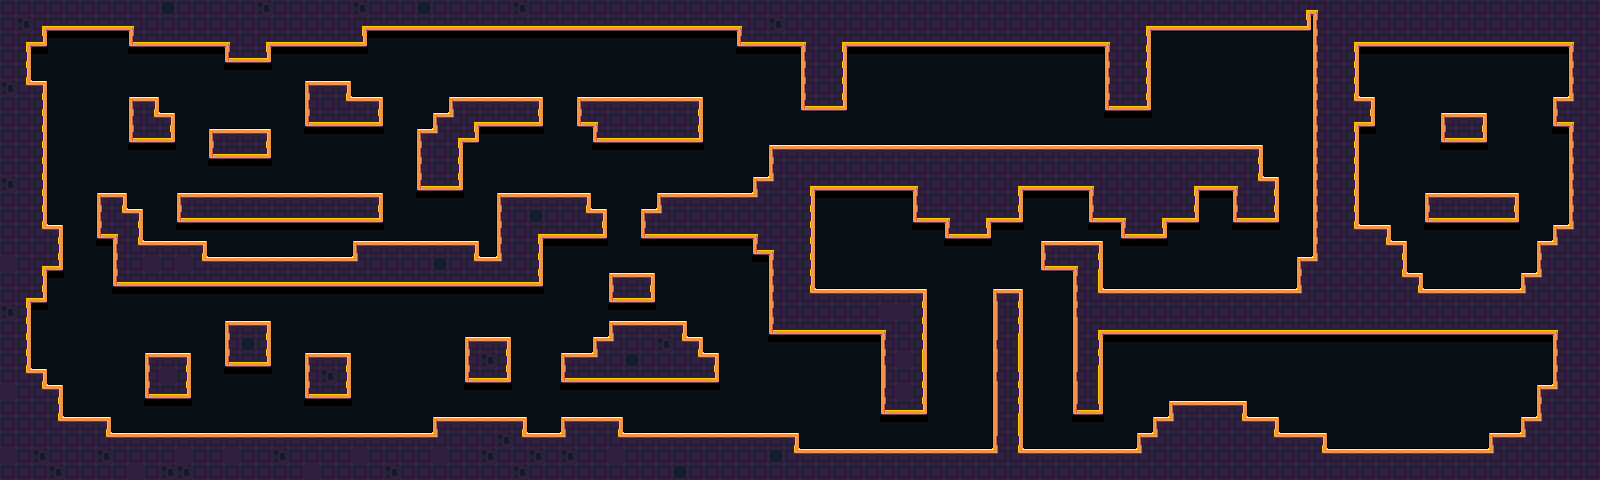

A level layout from a 2D game, rendered from its tile map. Below: a short description, then the map file with tile-grid data replaced by summaries:
An orthogonal 100x30 tile map with 16x16 px tiles, 2 tile layers (Background, Wals), 2 tilesets and 39 objects (2x Granade, 2x Ammo, Coin).

<map version="1.2" tiledversion="2019.04.25" orientation="orthogonal" renderorder="right-down" width="100" height="30" tilewidth="16" tileheight="16" infinite="0" nextlayerid="4" nextobjectid="73">
 <tileset firstgid="1" source="Autotiles.tsx" />
 <tileset firstgid="49" source="TMX_UNI_ObjectTypesIcon.tsx" />
 <layer id="1" name="Background" width="100" height="30">
  <data>[3000 cells, 3000 non-empty, 5 distinct tile ids]</data>
 </layer>
 <objectgroup id="3" name="GameItems">
  <object id="24" gid="49" x="208" y="128" width="16" height="16">
   <properties>
    <property name="Type" value="Health" />
   </properties>
  </object>
  <object id="25" name="Coin" gid="59" x="288" y="192" width="16" height="16">
   <properties>
    <property name="Type" value="Coin" />
   </properties>
  </object>
  <object id="26" gid="59" x="304" y="192" width="16" height="16">
   <properties>
    <property name="Type" value="Coin" />
   </properties>
  </object>
  <object id="27" gid="59" x="320" y="192" width="16" height="16">
   <properties>
    <property name="Type" value="Coin" />
   </properties>
  </object>
  <object id="28" gid="59" x="336" y="192" width="16" height="16">
   <properties>
    <property name="Type" value="Coin" />
   </properties>
  </object>
  <object id="29" type="Granade" gid="69" x="176" y="192" width="16" height="16">
   <properties>
    <property name="Type" value="Granade" />
   </properties>
  </object>
  <object id="30" type="Granade" gid="69" x="192" y="192" width="16" height="16">
   <properties>
    <property name="Type" value="Granade" />
   </properties>
  </object>
  <object id="31" type="Ammo" gid="79" x="225" y="192" width="16" height="16">
   <properties>
    <property name="Type" value="Ammo" />
   </properties>
  </object>
  <object id="32" type="Ammo" gid="79" x="242" y="192" width="16" height="16">
   <properties>
    <property name="Type" value="Ammo" />
   </properties>
  </object>
  <object id="33" gid="129" x="480" y="96" width="16" height="16">
   <properties>
    <property name="Name" value="StartPoint" />
    <property name="Type" value="PlayerStart" />
   </properties>
  </object>
  <object id="34" gid="139" x="1456" y="448" width="16" height="16">
   <properties>
    <property name="Type" value="NextScene" />
   </properties>
  </object>
  <object id="35" gid="179" x="864" y="144" width="16" height="16">
   <properties>
    <property name="Offset_x" type="float" value="-16" />
    <property name="Offset_y" type="float" value="-64" />
    <property name="Type" value="InfoPanel" />
   </properties>
  </object>
  <object id="37" gid="49" x="176" y="96" width="16" height="16">
   <properties>
    <property name="Type" value="Health" />
   </properties>
  </object>
  <object id="38" gid="49" x="192" y="112" width="16" height="16">
   <properties>
    <property name="Type" value="Health" />
   </properties>
  </object>
  <object id="39" gid="49" x="160" y="80" width="16" height="16">
   <properties>
    <property name="Type" value="Health" />
   </properties>
  </object>
  <object id="40" gid="259" x="944" y="144" width="16" height="16">
   <properties>
    <property name="Type" value="Hazard D" />
   </properties>
  </object>
  <object id="41" gid="261" x="944" y="64" width="16" height="16">
   <properties>
    <property name="Type" value="Hazard U" />
   </properties>
  </object>
  <object id="42" gid="260" x="848" y="112" width="16" height="16">
   <properties>
    <property name="Type" value="Hazard L" />
   </properties>
  </object>
  <object id="43" gid="262" x="1088" y="112" width="16" height="16">
   <properties>
    <property name="Type" value="Hazard R" />
   </properties>
  </object>
  <object id="44" gid="249" x="528" y="192" width="16" height="16">
   <properties>
    <property name="Type" value="Enemy H" />
   </properties>
  </object>
  <object id="45" gid="250" x="720" y="144" width="16" height="16">
   <properties>
    <property name="Type" value="Enemy V" />
   </properties>
  </object>
  <object id="46" gid="199" x="1208" y="135" width="16" height="16">
   <properties>
    <property name="Name" value="Teleport A" />
    <property name="TargetName" value="Teleport B" />
    <property name="Type" value="Teleport" />
   </properties>
  </object>
  <object id="47" gid="199" x="1464" y="184" width="16" height="16">
   <properties>
    <property name="Name" value="Teleport B" />
    <property name="TargetName" value="Teleport A" />
    <property name="Type" value="Teleport" />
   </properties>
  </object>
  <object id="52" gid="240" x="625" y="97" width="16" height="16">
   <properties>
    <property name="Type" value="PU_Speed" />
   </properties>
  </object>
  <object id="53" gid="239" x="584" y="96" width="16" height="16">
   <properties>
    <property name="Type" value="PU_Gravity" />
   </properties>
  </object>
  <object id="54" gid="241" x="673" y="90" width="16" height="16">
   <properties>
    <property name="Type" value="PU_Jump" />
   </properties>
  </object>
  <object id="55" gid="89" x="384" y="240" width="16" height="16">
   <properties>
    <property name="Type" value="Chest key A" />
   </properties>
  </object>
  <object id="56" gid="90" x="400" y="240" width="16" height="16">
   <properties>
    <property name="Type" value="Chest key B" />
   </properties>
  </object>
  <object id="57" gid="91" x="416" y="240" width="16" height="16">
   <properties>
    <property name="Type" value="Chest key C" />
   </properties>
  </object>
  <object id="58" gid="92" x="432" y="240" width="16" height="16">
   <properties>
    <property name="Type" value="Chest key D" />
   </properties>
  </object>
  <object id="64" gid="109" x="272" y="432" width="16" height="16">
   <properties>
    <property name="NeedKey" type="bool" value="true" />
    <property name="Type" value="ChestWithKeyA" />
   </properties>
  </object>
  <object id="65" gid="119" x="368" y="432" width="16" height="16">
   <properties>
    <property name="Type" value="Chest" />
   </properties>
  </object>
  <object id="66" gid="110" x="240" y="432" width="16" height="16">
   <properties>
    <property name="NeedKey" type="bool" value="true" />
    <property name="Type" value="ChestWithKeyB" />
   </properties>
  </object>
  <object id="67" gid="111" x="208" y="432" width="16" height="16">
   <properties>
    <property name="NeedKey" type="bool" value="true" />
    <property name="Type" value="ChestWithKeyC" />
   </properties>
  </object>
  <object id="68" gid="112" x="176" y="432" width="16" height="16">
   <properties>
    <property name="NeedKey" type="bool" value="true" />
    <property name="Type" value="ChestWithKeyD" />
   </properties>
  </object>
  <object id="69" gid="99" x="224" y="256" width="16" height="16">
   <properties>
    <property name="Type" value="Door key A" />
   </properties>
  </object>
  <object id="70" gid="100" x="256" y="256" width="16" height="16">
   <properties>
    <property name="Type" value="Door key B" />
   </properties>
  </object>
  <object id="71" gid="101" x="288" y="256" width="16" height="16">
   <properties>
    <property name="Type" value="Door key C" />
   </properties>
  </object>
  <object id="72" gid="102" x="320" y="256" width="16" height="16">
   <properties>
    <property name="Type" value="Door key D" />
   </properties>
  </object>
 </objectgroup>
 <layer id="2" name="Wals" width="100" height="30" locked="1">
  <properties>
   <property name="TYPE" value="SOLID" />
  </properties>
  <data>[3000 cells, 1435 non-empty, 19 distinct tile ids]</data>
 </layer>
</map>
